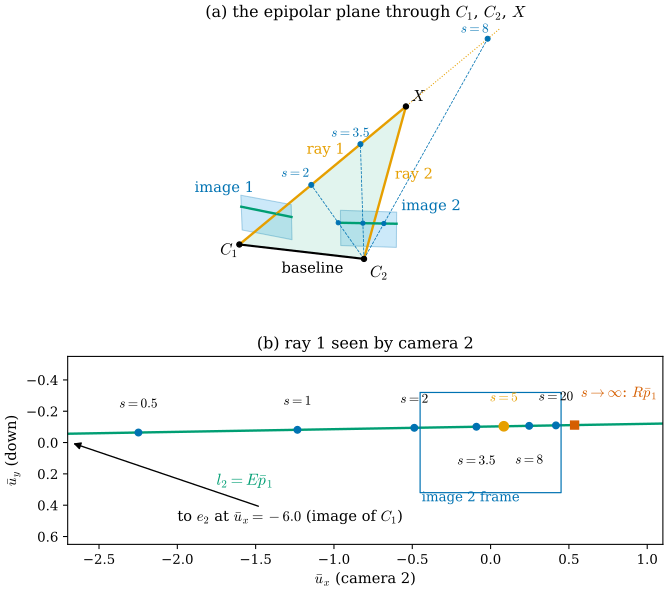

This figure's Python source:
"""Figure 27.3.1: the epipolar plane; ray 1 projects onto the epipolar line of camera 2 (Section 27.3).

Camera 1 at the origin (world = camera-1 frame). Camera 2: center c2 = (2, 0, 0.3), rotated by 18 deg about the y axis
(t2 = R t1 + T, T = -R c2). Scene point X = (0.9, -0.5, 5). Both image planes are drawn at depth 1 in their own frames
(normalized cameras, 1.4 x 1.0).
(a) 3D: centers C1, C2, baseline (black), the two rays to X (orange), the epipolar plane (triangle C1 C2 X, light green),
    the epipolar lines in both image planes (green), and points of ray 1 at depths s = 2, 3.5, 8 (blue) with their
    projections into image 2.
(b) Image plane of camera 2 (normalized coordinates): the epipolar line l2 = E pbar1 (green), the epipole e2 (image of C1),
    and the images of the points s pbar1 of ray 1 for s = 0.5, 1, 2, 3.5, 5 (= X), 8, 20 and s -> infinity
    (the vanishing point R pbar1).
Also writes an interactive plotly version.
Self-checks: all image points lie on l2; e2 is the limit s -> 0; the s -> infinity point is R pbar1.

Run from the project root: ``PYTHONPATH=tools python3 chapters/27-cameras-rays/figures/fig-27-3-1-epipolar.py``
"""

import os

os.environ.setdefault("OMP_NUM_THREADS", "4")
os.environ.setdefault("OPENBLAS_NUM_THREADS", "4")

from pathlib import Path

import dgfig

dgfig.setup()

import matplotlib.pyplot as plt
import numpy as np
from mpl_toolkits.mplot3d.art3d import Poly3DCollection

C = dgfig.COLORS


def hat(v):
    return np.array([[0, -v[2], v[1]], [v[2], 0, -v[0]], [-v[1], v[0], 0]])


a = np.radians(18)
R = np.array([[np.cos(a), 0, np.sin(a)], [0, 1.0, 0], [-np.sin(a), 0, np.cos(a)]])
c2 = np.array([2.0, 0, 0.3])
T = -R @ c2
E = hat(T) @ R
X = np.array([0.9, -0.5, 5.0])
p1 = X / X[2]
q = R @ X + T
p2 = q / q[2]
l2 = E @ p1
assert abs(l2 @ p2) < 1e-12
e2 = T / T[2]
svals = [0.5, 1, 2, 3.5, 5, 8, 20]
imgs = []
for s in svals:
    qq = R @ (s * p1) + T
    imgs.append(qq / qq[2])
    assert abs(l2 @ imgs[-1]) < 1e-12
vinf = R @ p1
vinf = vinf / vinf[2]
assert abs(l2 @ vinf) < 1e-12
qq = R @ (1e-9 * p1) + T
assert np.allclose(qq / qq[2], e2, atol=1e-6)

W2, H2 = 0.45, 0.32
rect_cam = np.array([[-W2, -H2, 1], [W2, -H2, 1], [W2, H2, 1], [-W2, H2, 1]])


def cam2_to_world(v):
    return R.T @ (v - T)


rect1 = rect_cam
rect2 = np.array([cam2_to_world(v) for v in rect_cam])
# plot coordinates (x, z, -y)
Pp = lambda v: np.array([v[0], v[2], -v[1]])


def plane_line_in_image(nrm, pts_frame_to_world, inv=False):
    """epipolar line inside an image rectangle: intersect the epipolar plane with the image plane (in camera frame)"""
    return None


fig = plt.figure(figsize=(8.0, 7.0))
gs = fig.add_gridspec(2, 1, height_ratios=[1.6, 1.0], hspace=0.08)
ax = dgfig.axes3d(fig, pos=gs[0], elev=26, azim=-68)
for rect, col in ((rect1, C["region"]), (rect2, C["region"])):
    ax.add_collection3d(Poly3DCollection([np.array([Pp(v) for v in rect])], facecolor=col, alpha=0.3,
                                         edgecolor=C["tangent"], lw=0.8))
tri = np.array([Pp(np.zeros(3)), Pp(c2), Pp(X)])
ax.add_collection3d(Poly3DCollection([tri], facecolor=C["third"], alpha=0.12, edgecolor="none"))
ax.plot(*np.array([Pp(np.zeros(3)), Pp(c2)]).T, color="k", lw=1.6)
for cc in (np.zeros(3), c2):
    ax.plot(*np.array([Pp(cc), Pp(X)]).T, color=C["accent"], lw=1.8)
# epipolar lines in image planes: sample the plane through C1, C2, X restricted to each rectangle
nrm1 = np.cross(c2, X)           # plane normal in frame 1 (through origin)
s_ = np.linspace(-W2, W2, 200)
# image 1: points (x, y, 1) with <nrm1, (x,y,1)> = 0
y1 = -(nrm1[0] * s_ + nrm1[2]) / nrm1[1]
m1 = np.abs(y1) <= H2
ax.plot(*np.array([Pp(np.array([x_, y_, 1.0])) for x_, y_ in zip(s_[m1], y1[m1])]).T, color=C["third"], lw=1.8)
# image 2: l2 in camera-2 normalized coordinates
y2 = -(l2[0] * s_ + l2[2]) / l2[1]
m2 = np.abs(y2) <= H2
ax.plot(*np.array([Pp(cam2_to_world(np.array([x_, y_, 1.0]))) for x_, y_ in zip(s_[m2], y2[m2])]).T,
        color=C["third"], lw=1.8)
for s in (2, 3.5, 8):
    Y = s * p1
    ax.scatter(*Pp(Y), color=C["tangent"], s=14, zorder=8)
    ax.text(*(Pp(Y) + np.array([-0.55, 0, 0.05])), rf"$s={s:g}$", fontsize=10, color=C["tangent"])
    qq = R @ Y + T
    im = cam2_to_world(qq / qq[2])
    ax.plot(*np.array([Pp(c2), Pp(Y)]).T, color=C["tangent"], lw=0.6, ls="--")
    ax.scatter(*Pp(im), color=C["tangent"], s=10, zorder=8)
ax.plot(*np.array([Pp(np.zeros(3)), Pp(9 * p1)]).T, color=C["accent"], lw=0.8, ls=":")
for v, lab, off in ((np.zeros(3), r"$C_1$", (-0.35, 0, -0.25)), (c2, r"$C_2$", (0.1, 0, -0.3)),
                    (X, r"$X$", (0.1, 0, 0.12))):
    ax.scatter(*Pp(v), color="k", s=16, zorder=9)
    ax.text(*(Pp(v) + np.array(off)), lab, fontsize=12)
ax.text(*(Pp(0.5 * c2) + np.array([-0.35, 0, -0.45])), "baseline", fontsize=11)
ax.text(*(Pp(0.55 * X) + np.array([-0.55, 0, 0.1])), "ray 1", fontsize=11, color=C["accent"])
ax.text(*(Pp(0.5 * (c2 + X)) + np.array([0.15, 0, 0.0])), "ray 2", fontsize=11, color=C["accent"])
ax.text(*(Pp(np.array([-W2, -H2, 1.0])) + np.array([-0.85, 0, -0.1])), "image 1", fontsize=11, color=C["tangent"])
ax.text(*(Pp(cam2_to_world(np.array([W2, -H2, 1.0]))) + np.array([0.08, 0, 0.05])), "image 2", fontsize=11,
        color=C["tangent"])
ax.set_xlim(-1, 3)
ax.set_ylim(0, 6)
ax.set_zlim(-1.5, 1.5)
ax.set_box_aspect((4, 6, 3), zoom=1.45)
ax.set_title("(a) the epipolar plane through $C_1$, $C_2$, $X$", fontsize=12, y=1.1)

bx = fig.add_subplot(gs[1])
xs = np.linspace(-2.7, 1.1, 50)
bx.plot(xs, -(l2[0] * xs + l2[2]) / l2[1], color=C["third"], lw=1.8)
bx.plot([-W2, W2, W2, -W2, -W2], [-H2, -H2, H2, H2, -H2], color=C["tangent"], lw=0.9)
bx.annotate(r"to $e_2$ at $\bar u_x=-6.0$ (image of $C_1$)", xy=(-2.68, 0.0), xytext=(-2.0, 0.5), fontsize=11,
            arrowprops=dict(arrowstyle="-|>", color="k", lw=1.0))
for s, im in zip(svals, imgs):
    bx.plot(*im[:2], "o", color=C["tangent"] if s != 5 else C["accent"], ms=5 if s != 5 else 7, zorder=5)
for s, im, dy in ((0.5, imgs[0], -0.16), (1, imgs[1], -0.16), (2, imgs[2], -0.16), (3.5, imgs[3], 0.24),
                  (5, imgs[4], -0.16), (8, imgs[5], 0.24), (20, imgs[6], -0.16)):
    bx.text(im[0], im[1] + dy, rf"$s={s:g}$", fontsize=10, ha="center", color=C["accent"] if s == 5 else "k")
bx.plot(*vinf[:2], "s", color=C["normal"], ms=6)
bx.text(vinf[0] + 0.04, vinf[1] - 0.18, r"$s\to\infty$: $R\bar p_1$", fontsize=11, color=C["normal"])
bx.text(-1.75, 0.27, r"$l_2=E\bar p_1$", fontsize=12, color=C["third"])
bx.text(-0.44, 0.31, "image 2 frame", fontsize=10, color=C["tangent"], va="top")
bx.set_xlim(-2.7, 1.1)
bx.set_ylim(0.65, -0.55)
bx.set_aspect("equal")
bx.set_xlabel(r"$\bar u_x$ (camera 2)")
bx.set_ylabel(r"$\bar u_y$ (down)")
bx.set_title(r"(b) ray 1 seen by camera 2", fontsize=12)
dgfig.save(fig, __file__)

# ---------------------------------------------------------------- interactive
import plotly.graph_objects as go

tr = []
for rect in (rect1, rect2):
    tr.append(go.Mesh3d(x=rect[:, 0], y=rect[:, 1], z=rect[:, 2], i=[0, 0], j=[1, 2], k=[2, 3], color=C["region"],
                        opacity=0.35, hoverinfo="skip", showlegend=False))
tri3 = np.array([np.zeros(3), c2, X])
tr.append(go.Mesh3d(x=tri3[:, 0], y=tri3[:, 1], z=tri3[:, 2], i=[0], j=[1], k=[2], color=C["third"], opacity=0.2,
                    name="epipolar plane", showlegend=True))
tr.append(go.Scatter3d(x=[0, c2[0]], y=[0, c2[1]], z=[0, c2[2]], mode="lines", line=dict(color="black", width=5),
                       name="baseline"))
for cc, nm in ((np.zeros(3), "ray 1"), (c2, "ray 2")):
    tr.append(go.Scatter3d(x=[cc[0], X[0]], y=[cc[1], X[1]], z=[cc[2], X[2]], mode="lines",
                           line=dict(color=C["accent"], width=5), name=nm))
pts_l1 = np.array([[x_, y_, 1.0] for x_, y_ in zip(s_[m1], y1[m1])])
pts_l2 = np.array([cam2_to_world(np.array([x_, y_, 1.0])) for x_, y_ in zip(s_[m2], y2[m2])])
for pl, nm in ((pts_l1, "epipolar line 1"), (pts_l2, "epipolar line 2")):
    tr.append(go.Scatter3d(x=pl[:, 0], y=pl[:, 1], z=pl[:, 2], mode="lines", line=dict(color=C["third"], width=6),
                           name=nm))
for s in (2, 3.5, 8):
    Y = s * p1
    qq = R @ Y + T
    im = cam2_to_world(qq / qq[2])
    tr.append(go.Scatter3d(x=[c2[0], Y[0]], y=[c2[1], Y[1]], z=[c2[2], Y[2]], mode="lines+markers",
                           line=dict(color=C["tangent"], width=2, dash="dash"), marker=dict(size=3, color=C["tangent"]),
                           showlegend=False, hoverinfo="skip"))
tr.append(go.Scatter3d(x=[0, c2[0], X[0]], y=[0, c2[1], X[1]], z=[0, c2[2], X[2]], mode="markers+text",
                       text=["C1", "C2", "X"], marker=dict(size=4, color="black"), textposition="top center",
                       showlegend=False))
pf = go.Figure(tr)
pf.update_layout(scene=dict(aspectmode="data", xaxis_title="x", yaxis_title="y", zaxis_title="z",
                            camera=dict(up=dict(x=0, y=-1, z=0), eye=dict(x=1.2, y=-1.0, z=-1.4))),
                 margin=dict(l=0, r=0, t=40, b=0),
                 title=dict(text="Epipolar plane: both rays and the baseline lie in one plane", x=0.5, font=dict(size=13)))
out = Path(__file__).with_name(Path(__file__).stem + "-interactive.html")
pf.write_html(out, include_plotlyjs="cdn", full_html=True, div_id="fig-27-3-1-interactive", config={"displaylogo": False})
print(f"saved {out}")
print("e2", e2, "vinf", vinf, "X img", p2)
